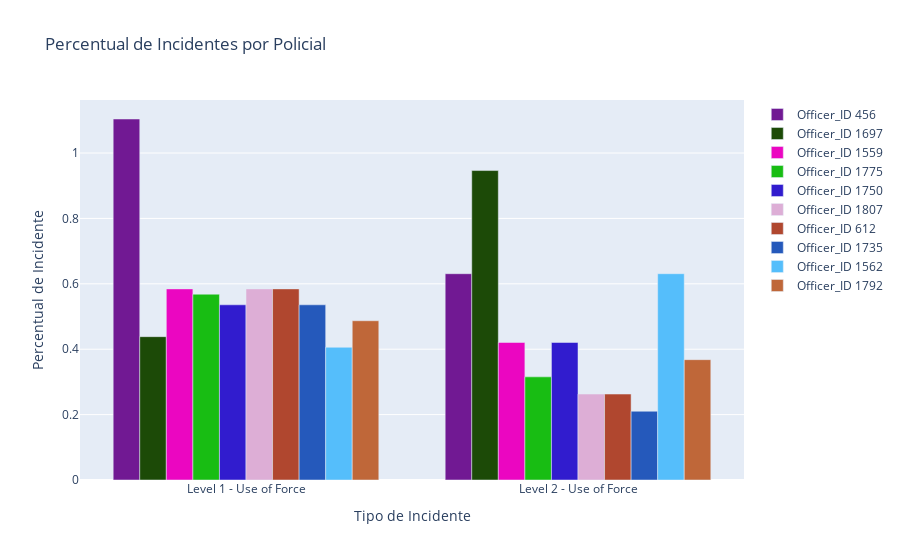

Notebook source saved alongside this figure:
### Code cell
# Grafico dinamico no Jupyter notebook
iplot(fig)

### Figure 1 — Plotly figure (JSON) as saved in the notebook; plotly's stock layout.template omitted (floating-point values rounded to 4 significant figures)
{"data": [{"marker": {"color": "rgb(113, 25, 147)"}, "name": "Officer_ID 456", "type": "bar", "x": ["Level 1 - Use of Force", "Level 2 - Use of Force"], "y": [1.104, 0.6309]}, {"marker": {"color": "rgb(28, 74, 7)"}, "name": "Officer_ID 1697", "type": "bar", "x": ["Level 1 - Use of Force", "Level 2 - Use of Force"], "y": [0.4384, 0.9464]}, {"marker": {"color": "rgb(235, 6, 193)"}, "name": "Officer_ID 1559", "type": "bar", "x": ["Level 1 - Use of Force", "Level 2 - Use of Force"], "y": [0.5845, 0.4206]}, {"marker": {"color": "rgb(24, 189, 19)"}, "name": "Officer_ID 1775", "type": "bar", "x": ["Level 1 - Use of Force", "Level 2 - Use of Force"], "y": [0.5683, 0.3155]}, {"marker": {"color": "rgb(49, 28, 206)"}, "name": "Officer_ID 1750", "type": "bar", "x": ["Level 1 - Use of Force", "Level 2 - Use of Force"], "y": [0.5358, 0.4206]}, {"marker": {"color": "rgb(221, 174, 214)"}, "name": "Officer_ID 1807", "type": "bar", "x": ["Level 1 - Use of Force", "Level 2 - Use of Force"], "y": [0.5845, 0.2629]}, {"marker": {"color": "rgb(176, 71, 47)"}, "name": "Officer_ID 612", "type": "bar", "x": ["Level 1 - Use of Force", "Level 2 - Use of Force"], "y": [0.5845, 0.2629]}, {"marker": {"color": "rgb(37, 89, 187)"}, "name": "Officer_ID 1735", "type": "bar", "x": ["Level 1 - Use of Force", "Level 2 - Use of Force"], "y": [0.5358, 0.2103]}, {"marker": {"color": "rgb(85, 190, 251)"}, "name": "Officer_ID 1562", "type": "bar", "x": ["Level 1 - Use of Force", "Level 2 - Use of Force"], "y": [0.4059, 0.6309]}, {"marker": {"color": "rgb(191, 103, 57)"}, "name": "Officer_ID 1792", "type": "bar", "x": ["Level 1 - Use of Force", "Level 2 - Use of Force"], "y": [0.4871, 0.368]}], "layout": {"barmode": "group", "title": {"text": "Percentual de Incidentes por Policial"}, "xaxis": {"title": {"text": "Tipo de Incidente"}}, "yaxis": {"title": {"text": "Percentual de Incidente"}}}}
